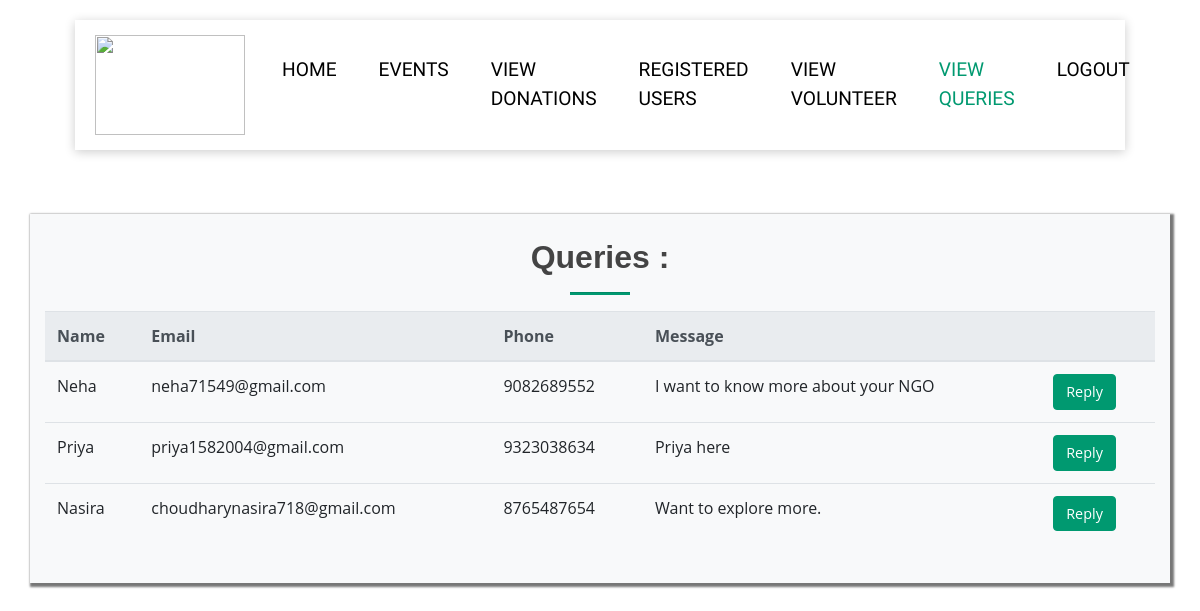
Page /contactqueries.php on the committed database.
### tables this page shows
CREATE TABLE `contact_form` (
  `id` int(11) NOT NULL,
  `name` varchar(30) NOT NULL,
  `email` varchar(30) NOT NULL,
  `phone` varchar(10) NOT NULL,
  `message` text NOT NULL
);

### contactqueries.php (the view, shortened to what this page needs)
<!DOCTYPE html>
<html lang="en">
<head>
    <link rel="stylesheet" href="https://stackpath.bootstrapcdn.com/bootstrap/4.5.2/css/bootstrap.min.css">
    <link rel="stylesheet" type="text/css" href="style.css">
    <link href="https://unpkg.com/aos@2.3.1/dist/aos.css" rel="stylesheet">
    <link rel="stylesheet" type="text/css" href="add.css">
    <link href="boxicons/css/boxicons.min.css" rel="stylesheet">
    <link rel="stylesheet" href="fontawesome/css/all.css">
</head>
<body>
    <div class="container-fluid menu">
        <nav class="navbar navbar-expand-lg my-navbar">
            <a class="navbar-brand " href="#"><img src="./images/v4u.jpg" height="100" width='150' alt="" loading="lazy"></a>
            <div class="collapse navbar-collapse" id="navbarSupportedContent">
                <ul class="navbar-nav ml-auto">
                    <li class="nav-item ">
                        <a class="nav-link" href="./adminpage.php">Home</a>
                    </li>
                    <li class="nav-item dropdown">
                        <a class="nav-link dropdown-toggle" href="#" id="navbarDropdown" role="button" data-toggle="dropdown" aria-haspopup="true" aria-expanded="false"> Events </a>
                    </li>
                    <li class="nav-item">
                        <a class="nav-link " href="./donations.php">View Donations</a>
                    </li>
                    <li class="nav-item">
                        <a href="./registeredusers.php" class="nav-link ">Registered Users</a>
                    </li>
                    <li class="nav-item">
                        <a class="nav-link " href="./viewvolunteer.php">View Volunteer</a>
                    </li>
                    <li class="nav-item">
                        <a class="nav-link active" href="./contactqueries">View Queries</a>
                    </li>
                    <li class="nav-item">
                        <a href="./adminlogin.php" class="nav-link">Logout</a>
                    </li>
                </ul>
            </div>
        </nav>
    </div>
    <section>
        <div class="container py-4 my-4 bg-light" style="box-shadow: 2px 2px 2px 2px #777;">
            <?php
            $conn = mysqli_connect("localhost", "root", "", "ngo");
            $sql = "SELECT * FROM contact_form ";
            $result = mysqli_query($conn, $sql);
            if (mysqli_num_rows($result) > 0) {
            ?>
                <h2 style="text-align : center; font-weight: bold;">Queries :
                    <hr class="internship-green-hr">
                </h2>
                <table class="table table-hover">
                    <thead class="thead-light">
                        <?php echo "<tr><th>Name</th><th>Email</th><th>Phone</th><th>Message</th><th></th></tr>"; ?></thread>
                    <?php while ($row = mysqli_fetch_assoc($result)) {
                        $cid = $row['id'];
                        echo "<tr><td>" . $row["name"] . "</td><td>" . $row["email"] . "</td><td>" . $row["phone"] . "</td><td>" . $row["message"] . "</td><td><a href='sendreply.php?id=$cid' target='_blank'><button class='btn btn-primary'>Reply</button></a></td></tr>";
                    }
                    echo "</table>";
                } else {
                    echo "No Queries found";
                }
                    ?>
        </div>
    </section>
</body>
</html>

### style.css (style rules this page uses)
html, body { height: 100%; width: 100%; color: #222; }
h1, h2, h3, h4, h5, h6 { font-family: 'Raleway', sans-serif; }
body { font-family: 'Open Sans', sans-serif; color: #444444; }
a { color: #009970; }
* { scroll-behavior: smooth; }
.internship-green-hr { width: 60px; display: block; height: 2px; background: #009970; }
.btn { font-size: 90%; }
.btn-primary { background-color: #009970; border: 1px solid #009970; }
section { padding: 60px 0; overflow: hidden; }

### add.css (style rules this page uses)
.menu { position: relative; width: 90%; z-index: 9999; }
.my-navbar { width: 100%; padding: 10px 20px; background-color: white; position: absolute; top: 20px; left: 0; z-index: 999; box-shadow: 0px 2px 10px rgba(0, 0, 0, 0.2); }
.nav-item .nav-link { font-family: 'Oswald', sans-serif; font-size: 15px; font-weight: 300; text-transform: uppercase; margin: 0px 10px; position: relative; color: black; }
.nav-item .nav-link:before { position: absolute; left: 0; content: ''; bottom: 0; width: 100%; height: 2px; transform: scaleX(0); transform-origin: left; background-color: #009970; transition: 0.5s; }
.navbar-brand { text-transform: capitalize; font-size: 35px; color: #2f3542; font-style: italic; font-family: 'Oswald', sans-serif; font-weight: bold; }
.nav-item .active { color: #009970; }
.navbar { padding: 0.8ren; position: relative; width: 100%; z-index: 9999; }
.navbar-nav li { padding: 3px; }
.nav-link { font-size: 1.2em !important; }
.nav-item .nav-link:after { position: absolute; top: 0; left: 0; bottom: 100%; height: 1px; transform: scaleX(0); transition: 0.5s; content: ''; transform-origin: left; background-color: white; }
.navbar-brand { text-transform: capitalize; font-size: 35px; color: black; }

### rows in the picture
contact_form: name "Neha", email "neha71549@gmail.com", phone "9082689552", message "I want to know more about your NGO"
contact_form: name "Priya", email "priya1582004@gmail.com", phone "9323038634", message "Priya here"
contact_form: name "Nasira", email "choudharynasira718@gmail.com", phone "8765487654", message "Want to explore more."
